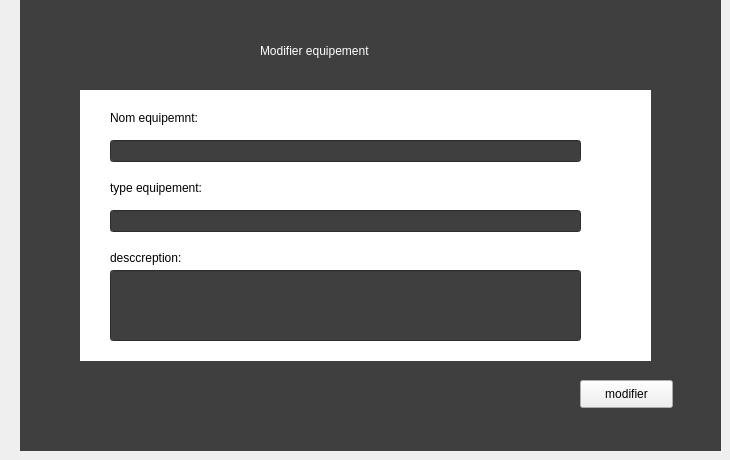
      <widget class="QWidget" name="tab_16">
       <attribute name="title">
        <string>Modificatio equipement</string>
       </attribute>
       <widget class="QLabel" name="label_62">
        <property name="geometry">
         <rect>
          <x>20</x>
          <y>0</y>
          <width>701</width>
          <height>451</height>
         </rect>
        </property>
        <property name="styleSheet">
         <string notr="true">background-color: rgb(63, 63, 63);</string>
        </property>
        <property name="text">
         <string/>
        </property>
       </widget>
       <widget class="QLabel" name="label_63">
        <property name="geometry">
         <rect>
          <x>80</x>
          <y>90</y>
          <width>571</width>
          <height>271</height>
         </rect>
        </property>
        <property name="styleSheet">
         <string notr="true">background-color: rgb(255, 255, 255);</string>
        </property>
        <property name="text">
         <string/>
        </property>
       </widget>
       <widget class="QPushButton" name="pushButton_24">
        <property name="geometry">
         <rect>
          <x>580</x>
          <y>380</y>
          <width>93</width>
          <height>28</height>
         </rect>
        </property>
        <property name="text">
         <string>modifier</string>
        </property>
       </widget>
       <widget class="QLabel" name="label_64">
        <property name="geometry">
         <rect>
          <x>260</x>
          <y>30</y>
          <width>191</width>
          <height>41</height>
         </rect>
        </property>
        <property name="styleSheet">
         <string notr="true">color: rgb(255, 255, 255);</string>
        </property>
        <property name="text">
         <string>Modifier equipement </string>
        </property>
       </widget>
       <widget class="QLineEdit" name="lineEdit_17">
        <property name="geometry">
         <rect>
          <x>110</x>
          <y>140</y>
          <width>471</width>
          <height>22</height>
         </rect>
        </property>
        <property name="styleSheet">
         <string notr="true">background-color: rgb(63, 63, 63);</string>
        </property>
       </widget>
       <widget class="QLineEdit" name="lineEdit_18">
        <property name="geometry">
         <rect>
          <x>110</x>
          <y>210</y>
          <width>471</width>
          <height>22</height>
         </rect>
        </property>
        <property name="styleSheet">
         <string notr="true">background-color: rgb(63, 63, 63);</string>
        </property>
       </widget>
       <widget class="QLineEdit" name="lineEdit_19">
        <property name="geometry">
         <rect>
          <x>110</x>
          <y>270</y>
          <width>471</width>
          <height>71</height>
         </rect>
        </property>
        <property name="styleSheet">
         <string notr="true">background-color: rgb(63, 63, 63);</string>
        </property>
       </widget>
       <widget class="QLabel" name="label_65">
        <property name="geometry">
         <rect>
          <x>110</x>
          <y>110</y>
          <width>111</width>
          <height>16</height>
         </rect>
        </property>
        <property name="text">
         <string>Nom equipemnt:</string>
        </property>
       </widget>
       <widget class="QLabel" name="label_66">
        <property name="geometry">
         <rect>
          <x>110</x>
          <y>180</y>
          <width>111</width>
          <height>16</height>
         </rect>
        </property>
        <property name="text">
         <string>type equipement:</string>
        </property>
       </widget>
       <widget class="QLabel" name="label_67">
        <property name="geometry">
         <rect>
          <x>110</x>
          <y>250</y>
          <width>111</width>
          <height>16</height>
         </rect>
        </property>
        <property name="text">
         <string>desccreption:</string>
        </property>
       </widget>
       <widget class="QLabel" name="label_75">
        <property name="geometry">
         <rect>
          <x>30</x>
          <y>10</y>
          <width>61</width>
          <height>21</height>
         </rect>
        </property>
        <property name="styleSheet">
         <string notr="true">image: url(:/flchfinalll/flch final.png);</string>
        </property>
        <property name="text">
         <string/>
        </property>
       </widget>
      </widget>
